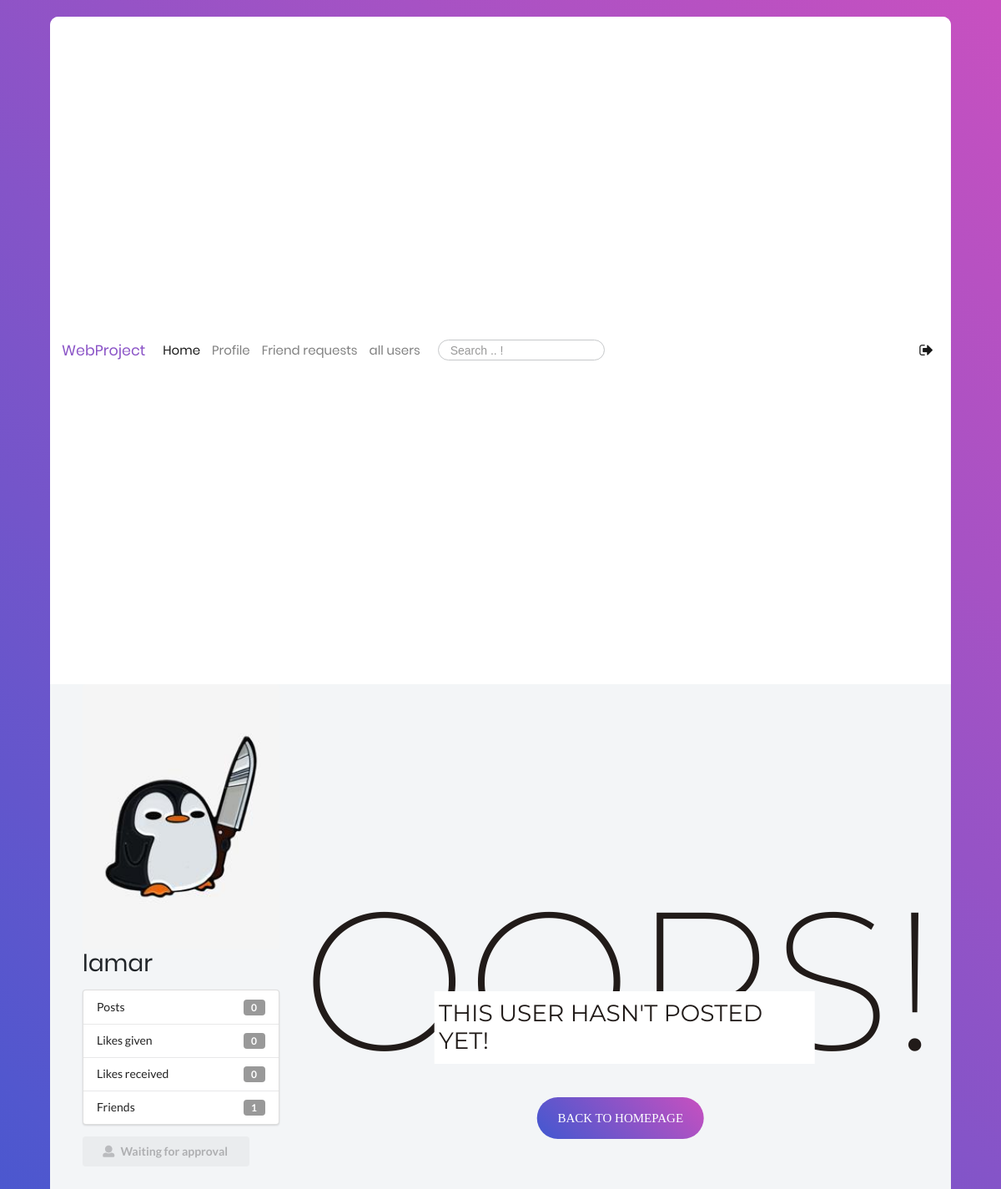
The app's page /82fa1ad0-1f13-11ee-9284-10f00549102d/ (signed in), older data.
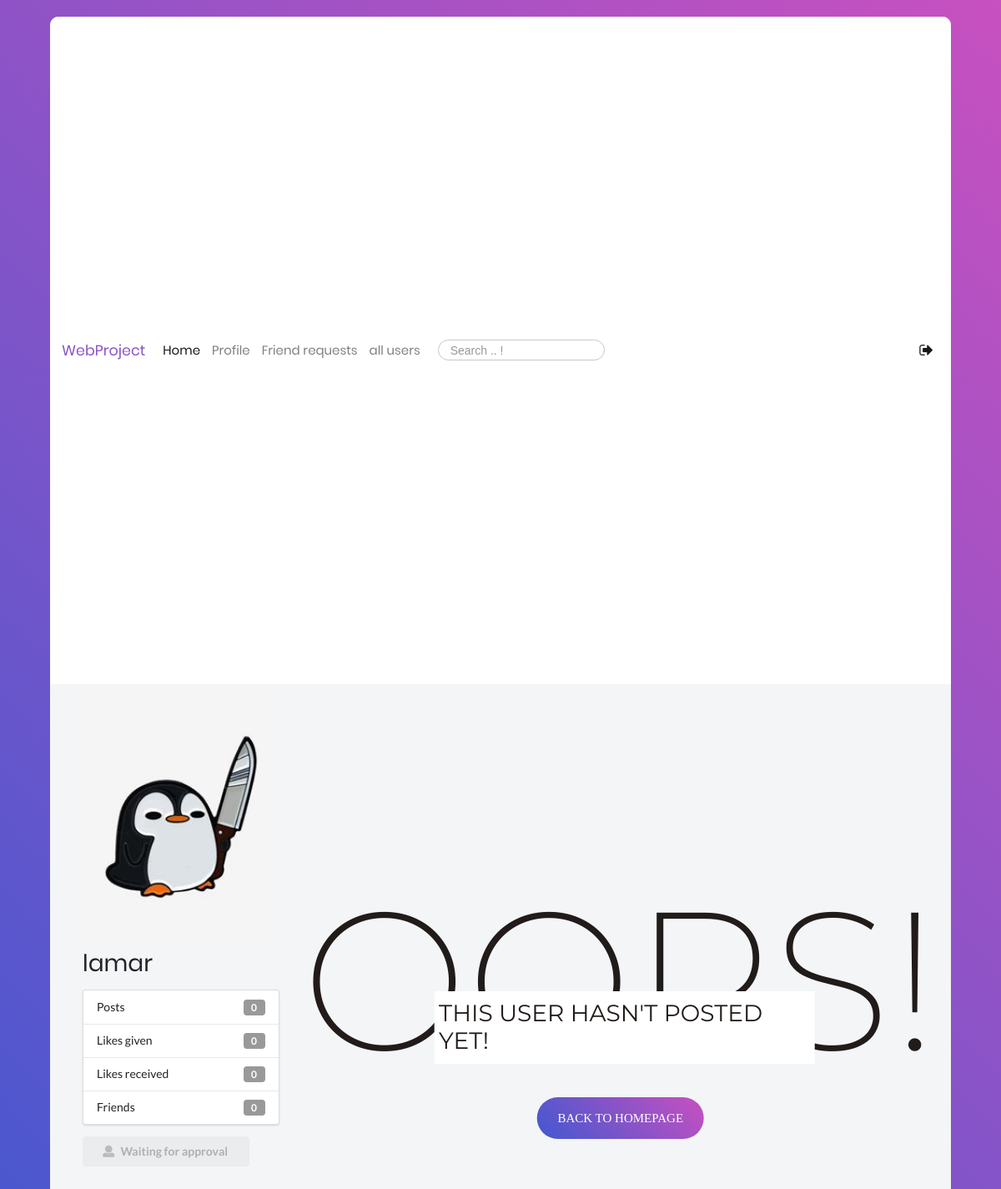
The same page, newer data.
### users/models.py (models this page shows, shortened)
class Profile(models.Model):
    user = models.OneToOneField(User, on_delete=models.CASCADE)
    image = models.ImageField(default='default.jpg', upload_to='profile_pics')
    bgimage = models.ImageField(default='default.jpg', upload_to='bg_pics')
    friends = models.ManyToManyField(User, blank=True, related_name='friends')
    slug = models.SlugField(unique=True,default=uuid.uuid1)
    forget_password_token= models.CharField(max_length=100)
    updated = models.DateTimeField( auto_now=True)
    created = models.DateTimeField( auto_now_add=True)
    objects = ProfileManager()
    def get_friends_no(self):
        return self.friends.all().count()
    def get_posts_no(self):
        return self.posts.all().count()
    def get_all_authors_posts(self):
        return self.posts.all()
    def get_likes_given_no(self):
        likes = self.like_set.all()
        total_liked = 0
        for item in likes:
            if item.value=='Like':
                total_liked += 1
        return total_liked
    def get_likes_recieved_no(self):
        posts = self.posts.all()
        total_liked = 0
        for item in posts:
            total_liked += item.liked.all().count()
        return total_liked

### users/views.py (the view)
# urls.py: path('<slug>/', views.ProfileDetailView.as_view(), name="profile-detail-view"),
class ProfileDetailView(LoginRequiredMixin, DetailView):
    model = Profile
    template_name = "users/detail.html"
    def get_context_data(self, **kwargs):
        context = super().get_context_data(**kwargs)
        user = User.objects.get(username__iexact=self.request.user)
        profile = Profile.objects.get(user=user)
        rel_r = Relationship.objects.filter(sender=profile)
        rel_s = Relationship.objects.filter(receiver=profile)
        rel_receiver = []
        rel_sender = []
        for item in rel_r:
            rel_receiver.append(item.receiver.user)
        for item in rel_s:
            rel_sender.append(item.sender.user)
        context["rel_receiver"] = rel_receiver
        context["rel_sender"] = rel_sender
        context["posts"] = self.get_object().get_all_authors_posts()
        context["len_posts"] = (
            True if len(self.get_object().get_all_authors_posts()) > 0 else False
        )
        context["profile"] = profile
        context["user"] = user
        return context

### users/templates/users/detail.html (shortened to what this page needs)
{% extends 'blog/base.html' %}
{% block content %}
<div class="ui grid" style="padding-left: 5%;">
    <br>
    <div class="row">
        <div class="four wide column">
            <img class="ui medium rounded image" src="{{object.image.url}}">
            <h1>{{object.user}}</h1>
            <div class="ui vertical fluid menu">
                <div class="item">
                    Posts
                    <div class="ui label">{{ object.get_posts_no }}</div>
                </div>
                <div class="item">
                    Likes given
                    <div class="ui label">{{ object.get_likes_given_no }}</div>
                </div>
                <div class="item">
                    Likes received
                    <div class="ui label">{{ object.get_likes_recieved_no }}</div>
                </div>
                <div class="item">
                    Friends
                    <div class="ui label">{{ object.get_friends_no }}</div>
                </div>
            </div>
            {% if object.user in rel_receiver and request.user not in object.friends.all %}
                <button class="ui disabled button mb-5 w-big"><i class="user icon"></i>Waiting for approval</button>
            {% endif %}
        </div>
        <div class="twelve wide column">
            {% if len_posts %}
                {% include 'users/post-list2.html' %}
            {% else %}
<div id="notfound" style="position: relative; height: 100vh">
  <div
    class="notfound"
    style="
      position: absolute;
      left: 50%;
      top: 50%;
      -webkit-transform: translate(-50%, -50%);
      -ms-transform: translate(-50%, -50%);
      transform: translate(-50%, -50%);
    "
  >
    <div
      class="notfound-404"
      style="
        position: relative;
        height: 200px;
        margin: 0px auto 20px;
        z-index: -1;
      "
    >
      <h1
        style="
          font-family: 'Montserrat', sans-serif;
          font-size: 236px;
          font-weight: 200;
          margin: 0px;
          color: #211b19;
          text-transform: uppercase;
          position: absolute;
          left: 50%;
          top: 50%;
          -webkit-transform: translate(-50%, -50%);
          -ms-transform: translate(-50%, -50%);
          transform: translate(-50%, -50%);
        "
      >
        Oops!
      </h1>
      <h2
        style="
          font-family: 'Montserrat', sans-serif;
          font-size: 28px;
          font-weight: 400;
          text-transform: uppercase;
          color: #211b19;
          background: #fff;
          padding: 10px 5px;
          margin: auto;
          display: inline-block;
          position: absolute;
          bottom: 0px;
          left: 0;
          right: 0;
          width: 227%;
    margin-left: -61%;
        "
      >
       This user hasn't posted yet!
      </h2>
    </div>
    <div class="container-login100-form-btn">
        <a href="{% url 'blog-home' %}">
                            <button class="login100-form-btn">
                                Back to HomePage
                            </button></a>
                        </div>
  </div>
</div>
            {% endif %}
        </div>
    </div>
</div>
{% endblock content %}

Row changes from the older to the newer data that the page shows:
changed Profile "lamar": get_friends_no "1" → "0"
